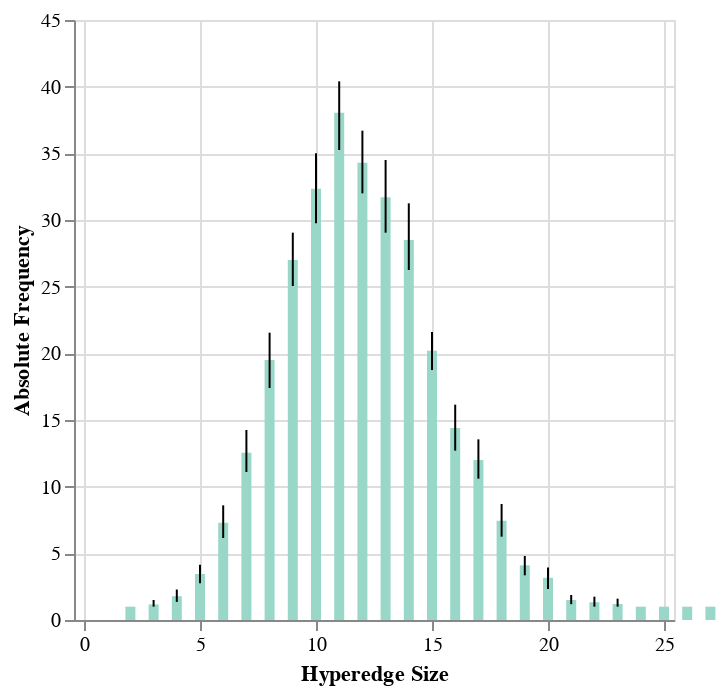

The notebook cell saved with this chart:
### Code cell
bars + error

### Figure 1 — Vega specification as saved in the notebook (floating-point values rounded to 4 significant figures; data arrays with more than 128 entries replaced by an {"elided": "..."} marker saying what was removed)
{"$schema": "https://vega.github.io/schema/vega/v5.json", "data": [{"name": "_server_source_0", "values": {"elided": "379 records"}}, {"name": "source_0", "source": "_server_source_0", "transform": [{"type": "aggregate", "groupby": ["hsize"], "fields": ["count", "count", "count", "count"], "ops": ["ci0", "ci1", "mean", "mean"], "as": ["lower_count", "upper_count", "center_count", "mean_count"]}, {"type": "project", "fields": ["center_count", "hsize", "lower_count", "mean_count", "upper_count"]}]}, {"name": "data_0", "source": "source_0", "transform": [{"type": "filter", "expr": "isValid(datum[\"hsize\"]) && isFinite(+datum[\"hsize\"]) && isValid(datum[\"lower_count\"]) && isFinite(+datum[\"lower_count\"])"}, {"type": "project", "fields": ["center_count", "hsize", "lower_count", "upper_count"]}]}, {"name": "data_1", "source": "source_0", "transform": [{"type": "filter", "expr": "isValid(datum[\"hsize\"]) && isFinite(+datum[\"hsize\"]) && isValid(datum[\"mean_count\"]) && isFinite(+datum[\"mean_count\"])"}, {"type": "project", "fields": ["hsize", "mean_count"]}]}], "marks": [{"type": "rect", "name": "layer_0_marks", "from": {"data": "data_1"}, "encode": {"update": {"y2": {"field": {"signal": null, "datum": null, "group": "height", "parent": null}}, "ariaRoleDescription": {"value": "bar"}, "description": {"signal": "\"Hyperedge Size: \" + (format(datum[\"hsize\"], \"\")) + \"; Mean of count: \" + (format(datum[\"mean_count\"], \"\"))"}, "xc": {"field": "hsize", "scale": "x"}, "width": {"value": 5}, "y": {"field": "mean_count", "scale": "y"}, "fill": {"value": "#99d8c9"}}}, "style": ["bar"]}, {"type": "rule", "name": "layer_1_marks", "from": {"data": "data_0"}, "encode": {"update": {"x": {"field": "hsize", "scale": "x"}, "y": {"field": "lower_count", "scale": "y"}, "stroke": {"value": "black"}, "tooltip": {"signal": "{\"Ci1 of count\": format(datum[\"upper_count\"], \"\"), \"Ci0 of count\": format(datum[\"lower_count\"], \"\"), \"Mean of count\": format(datum[\"center_count\"], \"\"), \"hsize\": format(datum[\"hsize\"], \"\")}"}, "y2": {"field": "upper_count", "scale": "y"}, "description": {"signal": "\"hsize: \" + (format(datum[\"hsize\"], \"\")) + \"; Absolute Frequency: \" + (format(datum[\"lower_count\"], \"\")) + \"; upper_count: \" + (format(datum[\"upper_count\"], \"\")) + \"; Ci1 of count: \" + (format(datum[\"upper_count\"], \"\")) + \"; Ci0 of count: \" + (format(datum[\"lower_count\"], \"\")) + \"; Mean of count: \" + (format(datum[\"center_count\"], \"\"))"}, "ariaRoleDescription": {"value": "errorbar"}}}, "style": ["rule", "errorbar-rule"]}], "scales": [{"name": "x", "type": "linear", "domain": [0, 25], "range": [0, {"signal": "width"}], "padding": 5, "zero": true}, {"name": "y", "type": "linear", "domain": {"fields": [{"data": "data_1", "field": "mean_count"}, {"data": "data_0", "field": "lower_count"}, {"data": "data_0", "field": "upper_count"}]}, "range": [{"signal": "height"}, 0], "zero": false, "nice": true}], "axes": [{"scale": "x", "maxExtent": 0, "minExtent": 0, "zindex": 0, "tickCount": {"signal": "ceil(width/40)"}, "aria": false, "domain": false, "grid": true, "gridScale": "y", "ticks": false, "labels": false, "orient": "bottom"}, {"scale": "y", "orient": "left", "grid": true, "aria": false, "domain": false, "minExtent": 0, "ticks": false, "labels": false, "maxExtent": 0, "tickCount": {"signal": "ceil(height/40)"}, "zindex": 0, "gridScale": "x"}, {"scale": "x", "grid": false, "labelOverlap": true, "title": "Hyperedge Size", "tickCount": {"signal": "ceil(width/40)"}, "zindex": 0, "orient": "bottom", "labelFlush": true}, {"scale": "y", "tickCount": {"signal": "ceil(height/40)"}, "zindex": 0, "orient": "left", "title": "Absolute Frequency", "grid": false, "labelOverlap": true}], "background": "white", "padding": 5, "height": 300, "style": "cell", "width": 300}
